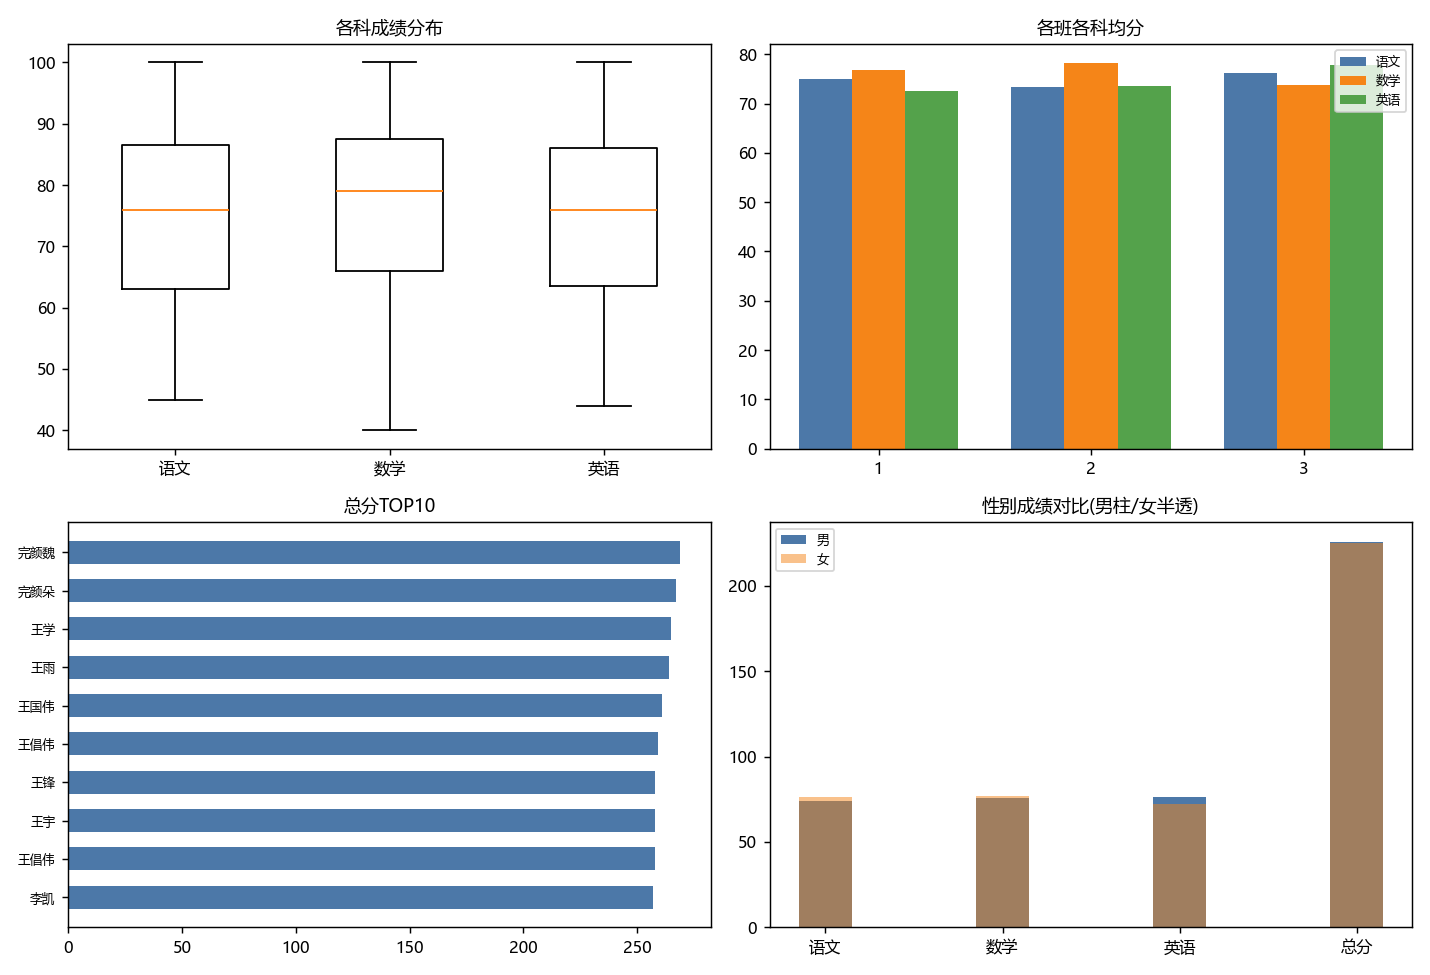

Python code for this plot:
"""第2章 PowerBI案例-学生考试分析 -> Python
原素材: 5、PowerBI基本操作/函数练习文件/学生考试案例 (学生信息59+教师信息3+考试记录59)
内涵: 学生考试分析——合并学生/考试/班主任, 比较各科成绩分布、班级均分、总分排名、性别差异。
"""
from pathlib import Path
import pandas as pd
import matplotlib.pyplot as plt

plt.rcParams['font.sans-serif'] = ['Microsoft YaHei']
plt.rcParams['axes.unicode_minus'] = False
plt.rcParams['font.size'] = 9

ROOT = Path(__file__).resolve().parent.parent
D = ROOT / "CDA 教材资料2025" / "1《CDA 一级认证教材：商业数据分析》" / "第2章 数据分析方法" / "5、PowerBI基本操作" / "函数练习文件" / "学生考试案例"
stu = pd.read_excel(D / "学生及老师信息.xlsx", sheet_name="学生信息")
tea = pd.read_excel(D / "学生及老师信息.xlsx", sheet_name="教师信息")
exam = pd.read_excel(D / "考试记录.xlsx")
stu["性别"] = stu["性别(1男生,2女生)"].map({1: "男", 2: "女"})
m = stu.merge(exam, on="学号").merge(tea, on="班级", how="left")
m["总分"] = m["语文"] + m["数学"] + m["英语"]
print("== 各班各科均分 ==")
print(m.groupby("班级")[["语文", "数学", "英语", "总分"]].mean().round(1).to_string())
print("\n== 总分前5 ==")
print(m.nlargest(5, "总分")[["姓名", "班级", "班主任姓名", "总分"]].to_string(index=False))

fig, axes = plt.subplots(2, 2, figsize=(11, 7.5))
axes[0, 0].boxplot([m["语文"], m["数学"], m["英语"]], labels=["语文", "数学", "英语"], widths=0.5)
axes[0, 0].set_title("各科成绩分布", fontsize=10)
cls = m.groupby("班级")[["语文", "数学", "英语"]].mean()
x = range(len(cls))
axes[0, 1].bar([i - 0.25 for i in x], cls["语文"], width=0.25, label="语文", color="#4C78A8")
axes[0, 1].bar(x, cls["数学"], width=0.25, label="数学", color="#F58518")
axes[0, 1].bar([i + 0.25 for i in x], cls["英语"], width=0.25, label="英语", color="#54A24B")
axes[0, 1].set_xticks(list(x)); axes[0, 1].set_xticklabels(cls.index)
axes[0, 1].set_title("各班各科均分", fontsize=10); axes[0, 1].legend(fontsize=7)
top10 = m.nlargest(10, "总分")
axes[1, 0].barh(range(len(top10)), top10["总分"], height=0.6, color="#4C78A8")
axes[1, 0].set_yticks(range(len(top10))); axes[1, 0].set_yticklabels(top10["姓名"], fontsize=7)
axes[1, 0].invert_yaxis(); axes[1, 0].set_title("总分TOP10", fontsize=10)
gen = m.groupby("性别")[["语文", "数学", "英语", "总分"]].mean()
axes[1, 1].bar(gen.columns, gen.loc["男"], width=0.3, label="男", color="#4C78A8")
axes[1, 1].bar(gen.columns, gen.loc["女"], width=0.3, bottom=0, label="女", color="#F58518", alpha=0.5)
axes[1, 1].set_title("性别成绩对比(男柱/女半透)", fontsize=10); axes[1, 1].legend(fontsize=7)
plt.tight_layout()
out = Path(__file__).resolve().parent / "第02章_学生考试分析.png"
plt.savefig(out, dpi=130)
print(f"图已保存: {out.name}")
